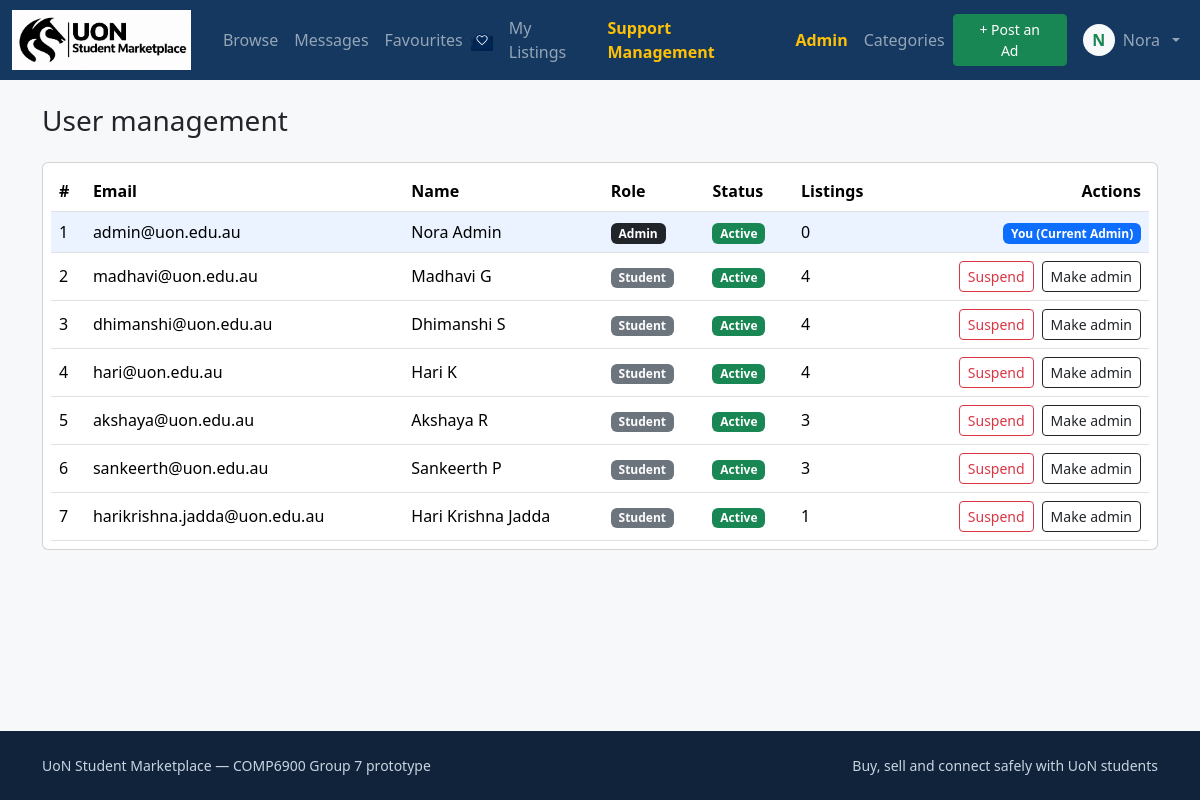
/admin/users (signed in), run on an earlier commit of the app's database.
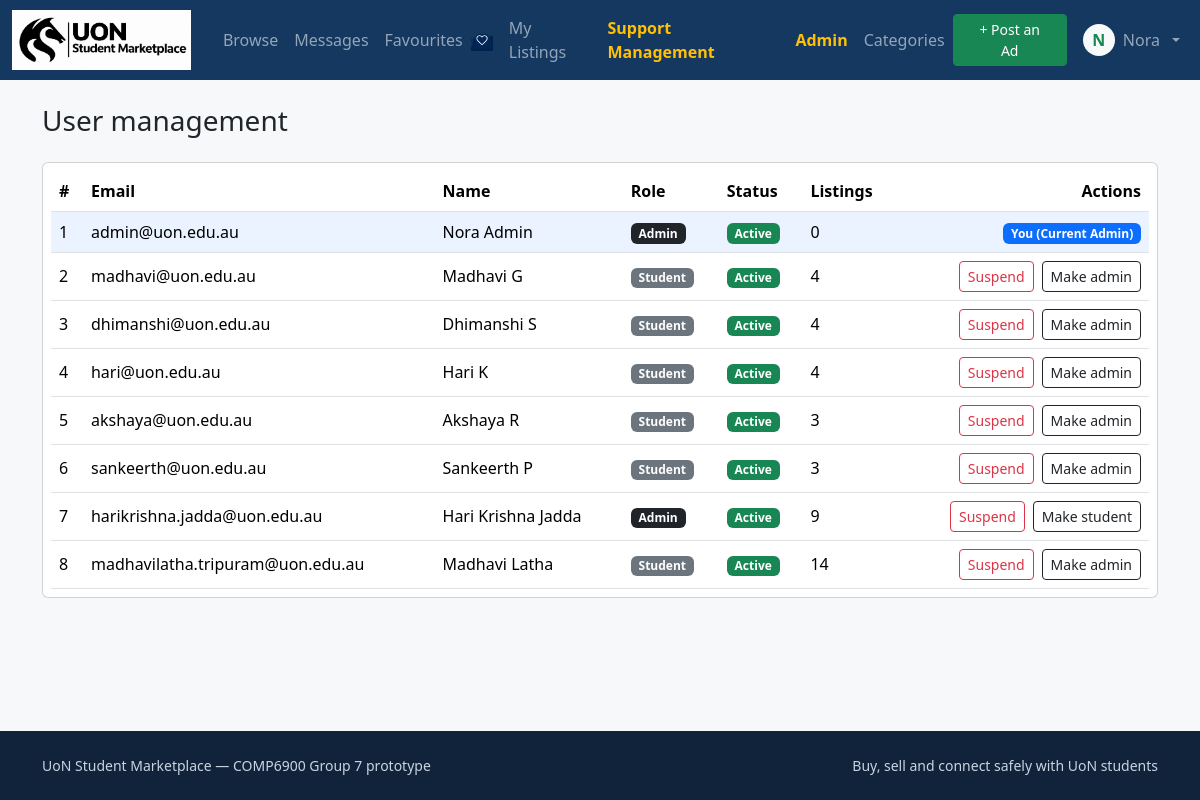
And on a later commit of the database.
### tables this page shows
CREATE TABLE users (
    user_id        INTEGER PRIMARY KEY AUTOINCREMENT,
    email          TEXT NOT NULL UNIQUE,
    password_hash  TEXT NOT NULL,                -- PBKDF2-SHA256, never plain text
    first_name     TEXT NOT NULL,
    last_name      TEXT NOT NULL,
    phone          TEXT,
    role           TEXT NOT NULL DEFAULT 'student'
                   CHECK (role IN ('student', 'admin')),
    status         TEXT NOT NULL DEFAULT 'active'
                   CHECK (status IN ('active', 'suspended')),
    created_at     TEXT NOT NULL
, profile_photo TEXT);

### app/views/admin.py (the view)
@bp.route("/users")
@admin_required
def users():
    rows = db.get_db().query(
        """
        SELECT u.*,
               (SELECT COUNT(*) FROM listings l
                WHERE l.user_id = u.user_id) AS listing_count
        FROM users u
        ORDER BY u.user_id
        """
    )
    return render_template("admin/users.html", users=rows)

### app/db.py (called while the page is built)
def _connect_sqlite(config):
    conn = sqlite3.connect(str(config["SQLITE_PATH"]))
    conn.row_factory = sqlite3.Row
    conn.execute("PRAGMA foreign_keys = ON")
    return conn

def get_db():
    if "db" not in g:
        g.db = Database(_connect_sqlite(current_app.config))
    return g.db

    def query(self, sql, params=(), one=False):
        cur = self.conn.cursor()
        cur.execute(sql, tuple(params))
        columns = [column[0] for column in cur.description] if cur.description else []
        rows = [dict(zip(columns, row)) for row in cur.fetchall()]
        cur.close()
        return rows[0] if (one and rows) else (None if one else rows)

### app/security.py (called while the page is built)
def current_user():
    if "user_id" not in session:
        return None
    if not hasattr(g, "_current_user"):
        g._current_user = get_db_user(session["user_id"])
        if g._current_user and g._current_user["status"] != "active":
            logout_user()
            g._current_user = None
    return g._current_user

def get_db_user(user_id):
    from .db import get_db
    return get_db().query(
        "SELECT * FROM users WHERE user_id = ?",
        (user_id,),
        one=True,
    )

### app/templates/admin/users.html (shortened to what this page needs)
{% extends "base.html" %}
{% block content %}
<h1 class="h3 mb-4">User management</h1>
<div class="table-responsive card p-2">
    <table class="table table-hover align-middle mb-0">
        <thead>
            <tr>
                <th>#</th>
                <th>Email</th>
                <th>Name</th>
                <th>Role</th>
                <th>Status</th>
                <th>Listings</th>
                <th class="text-end">Actions</th>
            </tr>
        </thead>
        <tbody>
            {% for u in users %}
            <tr class="{% if u.user_id == session.get('user_id') %}current-admin-row{% endif %}">
                <td>{{ u.user_id }}</td>
                <td>{{ u.email }}</td>
                <td>{{ u.first_name }} {{ u.last_name }}</td>
                <td>
                    <span class="badge {{ 'bg-dark' if u.role == 'admin' else 'bg-secondary' }}">
                        {{ u.role|capitalize }}
                    </span>
                </td>
                <td>
                    <span class="badge {{ 'bg-success' if u.status == 'active' else 'bg-danger' }}">
                        {{ u.status|capitalize }}
                    </span>
                </td>
                <td>{{ u.listing_count }}</td>
                <td class="text-end">
                    {% if u.user_id != session.get('user_id') %}
                    <div class="d-flex justify-content-end align-items-center gap-2 flex-wrap">
                        <form
                            method="post"
                            action="{{ url_for('admin.set_user_status', user_id=u.user_id) }}"
                            class="mb-0"
                        >
                            <button
                                type="submit"
                                class="btn btn-sm btn-outline-{{ 'danger' if u.status == 'active' else 'success' }}"
                            >
                                {{ 'Suspend' if u.status == 'active' else 'Activate' }}
                            </button>
                        </form>
                        <form
                            method="post"
                            action="{{ url_for('admin.set_user_role', user_id=u.user_id) }}"
                            class="mb-0"
                        >
                            <button type="submit" class="btn btn-sm btn-outline-dark">
                                {{ 'Make student' if u.role == 'admin' else 'Make admin' }}
                            </button>
                        </form>
                    </div>
                    {% else %}
                    <span class="badge bg-primary">You (Current Admin)</span>
                    {% endif %}
                </td>
            </tr>
            {% else %}
            <tr>
                <td colspan="7" class="text-center text-muted py-4">
                    No users found.
                </td>
            </tr>
            {% endfor %}
        </tbody>
    </table>
</div>
{% endblock %}

### app/templates/base.html (shortened to what the changed rows need)
<!doctype html>
<html lang="en">
<head>
  <link
    href="https://cdn.jsdelivr.net/npm/bootstrap@5.3.3/dist/css/bootstrap.min.css"
    rel="stylesheet"
  >
  <link
    rel="stylesheet"
    href="{{ url_for('static', filename='css/style.css') }}"
  >
</head>
<body>
  <nav class="navbar navbar-expand-lg navbar-dark site-header sticky-top">
    <div class="container-fluid">
      <div class="collapse navbar-collapse" id="nav">
        <ul class="navbar-nav ms-auto align-items-lg-center">
          {% if session.get('user_id') and current_user %}
            <li class="nav-item me-2">
              <a
                class="btn btn-success btn-sm px-3"
                href="{{ url_for('listings.create') }}"
              >
                + Post an Ad
              </a>
            </li>
            <li class="nav-item dropdown">
              <a
                class="nav-link dropdown-toggle d-flex align-items-center gap-2"
                href="#"
                data-bs-toggle="dropdown"
                aria-expanded="false"
              >
                {% if current_user['profile_photo'] %}
                  <img
                    src="{{ url_for('auth.profile_photo_file', filename=current_user['profile_photo']) }}"
                    alt="Profile"
                    class="rounded-circle"
                    style="width: 32px; height: 32px; object-fit: cover;"
                  >
                {% else %}
                  <span
                    class="rounded-circle bg-light text-success d-inline-flex align-items-center justify-content-center"
                    style="width: 32px; height: 32px; font-weight: 600;"
                    aria-hidden="true"
                  >
                    {{ current_user['first_name'][0]|upper }}
                  </span>
                {% endif %}
                <span>{{ current_user['first_name'] }}</span>
              </a>
            </li>
          {% endif %}
        </ul>
      </div>
    </div>
  </nav>
  <main class="container py-4">
    {% block content %}{% endblock %}
  </main>
</body>
</html>

What changed in the data, as far as the page shows it:
changed users "harikrishna.jadda@uon.edu.au": role "Student" → "Admin"; listing_count "1" → "9"; role "Make admin" → "Make student"
added users: user_id "8", email "madhavilatha.tripuram@uon.edu.au", first_name "Madhavi", last_name "Latha", role "Student", status "Active", listing_count "14", status "Suspend", role "Make admin"
